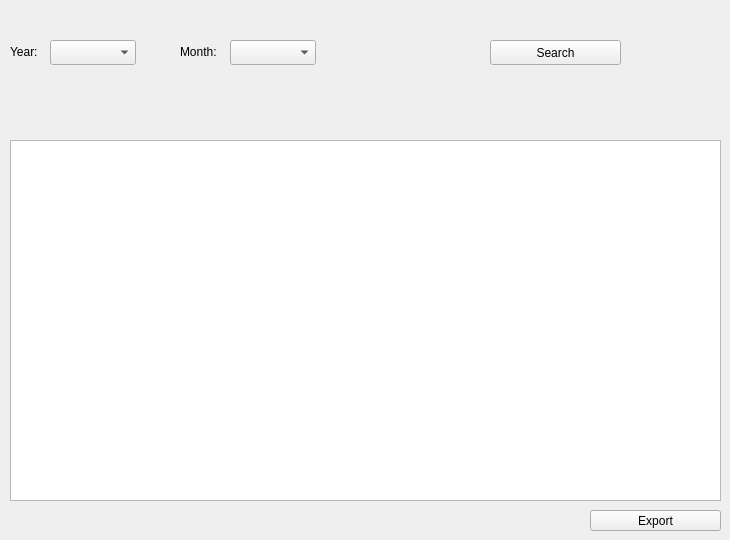
      <widget class="QWidget" name="tab_20">
       <attribute name="title">
        <string>Monthly reports</string>
       </attribute>
       <widget class="QTableWidget" name="tableWidget_7">
        <property name="geometry">
         <rect>
          <x>10</x>
          <y>140</y>
          <width>711</width>
          <height>361</height>
         </rect>
        </property>
       </widget>
       <widget class="QLabel" name="label_34">
        <property name="geometry">
         <rect>
          <x>10</x>
          <y>36</y>
          <width>67</width>
          <height>31</height>
         </rect>
        </property>
        <property name="text">
         <string>Year:</string>
        </property>
       </widget>
       <widget class="QLabel" name="label_35">
        <property name="geometry">
         <rect>
          <x>180</x>
          <y>36</y>
          <width>67</width>
          <height>31</height>
         </rect>
        </property>
        <property name="text">
         <string>Month:</string>
        </property>
       </widget>
       <widget class="QPushButton" name="pushButton_28">
        <property name="geometry">
         <rect>
          <x>490</x>
          <y>40</y>
          <width>131</width>
          <height>25</height>
         </rect>
        </property>
        <property name="text">
         <string>Search</string>
        </property>
       </widget>
       <widget class="QComboBox" name="comboBox_16">
        <property name="geometry">
         <rect>
          <x>50</x>
          <y>40</y>
          <width>86</width>
          <height>25</height>
         </rect>
        </property>
       </widget>
       <widget class="QComboBox" name="comboBox_17">
        <property name="geometry">
         <rect>
          <x>230</x>
          <y>40</y>
          <width>86</width>
          <height>25</height>
         </rect>
        </property>
       </widget>
       <widget class="QPushButton" name="pushButton_44">
        <property name="geometry">
         <rect>
          <x>590</x>
          <y>510</y>
          <width>131</width>
          <height>21</height>
         </rect>
        </property>
        <property name="text">
         <string>Export</string>
        </property>
       </widget>
      </widget>
